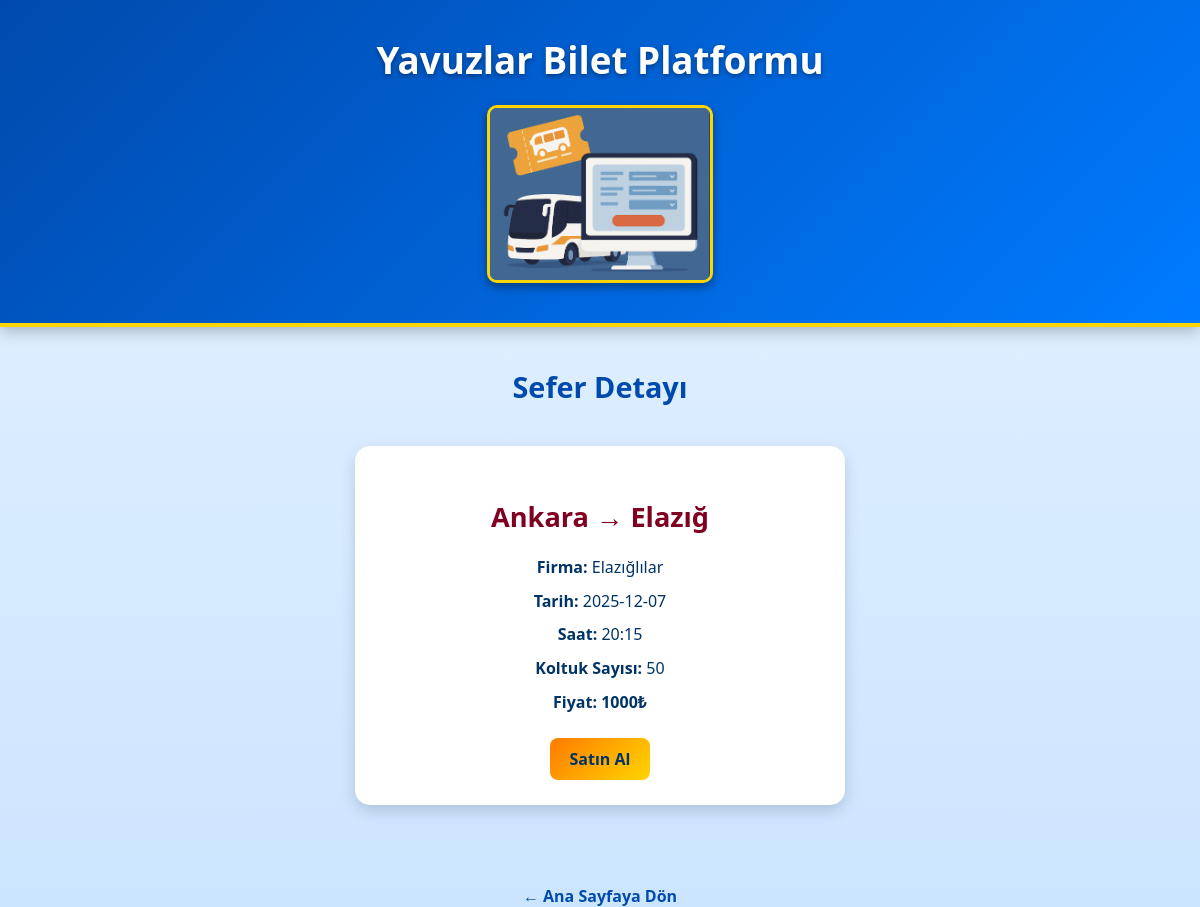
/trips.php?id=4, run on the app's committed database.
### tables this page shows
CREATE TABLE trips (
      id INTEGER PRIMARY KEY,
      firm_id INTEGER,
      from_city TEXT,
      to_city TEXT,
      date TEXT,
      time TEXT,
      price INTEGER,
      seat_count INTEGER
  );

CREATE TABLE firms (
      id INTEGER PRIMARY KEY,
      name TEXT UNIQUE
  );

### src/trips.php (called while the page is built, shortened)
<?php
function get_trip(PDO $pdo, $id) {
    $st = $pdo->prepare("
        SELECT tr.*, f.name AS firm_name
        FROM trips tr
        JOIN firms f ON tr.firm_id = f.id
        WHERE tr.id = ?
    ");
    $st->execute([$id]);
    return $st->fetch(PDO::FETCH_ASSOC);
}

### src/auth.php (called while the page is built, shortened)
<?php
function current_user() {
    if (!isset($_SESSION['user'])) return null;
    return null;
}

### public/trips.php (the view, shortened to what this page needs)
<?php
require __DIR__.'/../src/auth.php';
require __DIR__.'/../src/trips.php';
$pdo = db();
$id = $_GET['id'] ?? null;
$trip = $id ? get_trip($pdo, $id) : null;
$user = current_user();
?>
<!doctype html>
<html lang="tr">
<head>
</head>
<body>
<header>
  <h1>Yavuzlar Bilet Platformu</h1>
  <img src="css/bus.png" alt="Yavuzlar Turizm Otobüsü">
</header>
<h2>Sefer Detayı</h2>
<div class="trip-card">
  <h3><?=htmlspecialchars($trip['from_city'])?> → <?=htmlspecialchars($trip['to_city'])?></h3>
  <p><b>Firma:</b> <?=htmlspecialchars($trip['firm_name'])?></p>
  <p><b>Tarih:</b> <?=$trip['date']?></p>
  <p><b>Saat:</b> <?=$trip['time']?></p>
  <p><b>Koltuk Sayısı:</b> <?=$trip['seat_count']?></p>
  <p class="price">Fiyat: <?=$trip['price']?>₺</p>
  <?php if ($user): ?>
    <a href="buy.php?id=<?=$trip['id']?>" class="btn">🚌 Bilet Satın Al</a>
  <?php else: ?>
   <a href="#" class="btn" onclick="alert('Lütfen giriş yapın!'); window.location.href='login.php'; return false;">
 Satın Al
</a>
  <?php endif; ?>
</div>
<a href="index.php" class="back">← Ana Sayfaya Dön</a>
</body>
</html>

### public/trips.php (style rules this page uses)
body { font-family: 'Segoe UI', sans-serif; background: linear-gradient(to bottom, #e6f3ff, #cce5ff); margin: 0; color: #003366; text-align: center; }
header { background: linear-gradient(135deg, #004AAD, #007BFF); color: white; padding: 25px 0 35px; border-bottom: 4px solid #FFD500; box-shadow: 0 4px 15px rgba(0,0,0,0.25); }
header h1 { font-size: 2.3em; margin: 10px 0; text-shadow: 0 2px 5px rgba(0,0,0,0.4); }
header img { width: 220px; border: 3px solid #FFD500; border-radius: 10px; margin-top: 10px; box-shadow: 0 4px 10px rgba(0,0,0,0.4); }
h2 { text-align: center; color: #004AAD; margin-top: 40px; font-size: 1.8em; }
.trip-card { background: #fff; width: 420px; margin: 40px auto; border-radius: 15px; box-shadow: 0 6px 15px rgba(0,0,0,0.15); padding: 25px 35px; }
.trip-card h3 { color: #800020; font-size: 1.7em; margin-bottom: 20px; }
.trip-card p { font-size: 1em; color: #003366; line-height: 1.6; margin: 8px 0; }
.price { font-size: 1.3em; font-weight: bold; color: #800020; margin-top: 15px; }
.btn { display: inline-block; background: linear-gradient(135deg, #FF7B00, #FFD500); color: #003366; padding: 10px 20px; border-radius: 8px; font-weight: bold; text-decoration: none; margin-top: 15px; transition: 0.3s; }
.back { display: inline-block; margin-top: 40px; font-weight: bold; text-decoration: none; color: #004AAD; transition: 0.3s; }

### data on the page
trips: from_city "Ankara", to_city "Elazığ", firm.name "Elazığlılar", date "2025-12-07", time "20:15", seat_count "50", price "1000"
